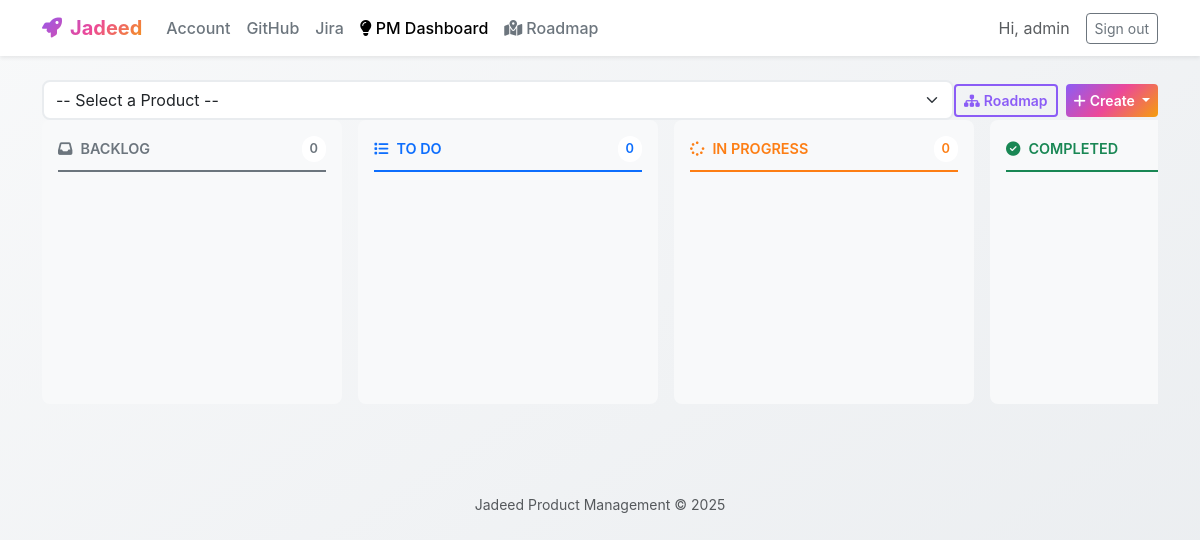
The page /product-management/ (signed in) on the database as committed earlier.
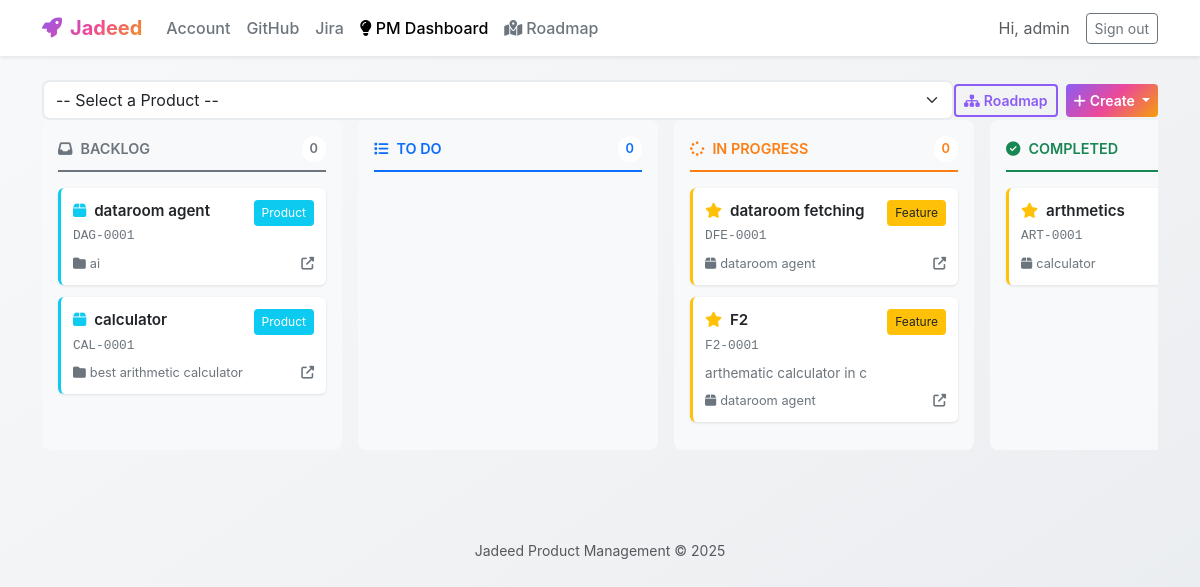
The same page on the database as committed later.
### product_management/models.py (models this page shows, shortened)
class Product(models.Model):
    workflow_step = models.OneToOneField(
        WorkflowStep,
        on_delete=models.CASCADE,
        related_name='product_details'
    )
    value_proposition = models.TextField(blank=True)
    user_personas = models.TextField(blank=True)
    market_analysis = models.TextField(blank=True)
    repositories = models.ManyToManyField(
        GitHubRepository,
        blank=True,
        related_name='products',
        help_text='GitHub repositories connected to this product'
    )
    class Meta:
        verbose_name = "Product"
        verbose_name_plural = "Products"

class WorkflowStep(models.Model):
    STEP_CHOICES = [
        ('vision', 'Vision'),
        ('initiative', 'Initiative'),
        ('portfolio', 'Portfolio'),
        ('product', 'Product'),
        ('feature', 'Feature'),
    ]
    STATUS_CHOICES = [
        ('backlog', 'Backlog'),
        ('todo', 'To Do'),
        ('in_progress', 'In Progress'),
        ('completed', 'Completed'),
    ]
    project = models.ForeignKey(Project, on_delete=models.CASCADE, related_name='workflow_steps', null=True, blank=True)
    user = models.ForeignKey('auth.User', on_delete=models.CASCADE, related_name='workflow_steps', null=True, blank=True)
    step_type = models.CharField(max_length=20, choices=STEP_CHOICES)
    title = models.CharField(max_length=255)
    description = models.TextField(blank=True)
    reference_id = models.CharField(max_length=20, unique=True, blank=True, null=True)
    parent_step = models.ForeignKey(
        'self',
        on_delete=models.CASCADE,
        null=True,
        blank=True,
        related_name='child_steps'
    )
    conversation_history = models.JSONField(default=list, blank=True)
    readme_content = models.TextField(blank=True)
    readme_generated_at = models.DateTimeField(null=True, blank=True)
    status = models.CharField(max_length=20, choices=STATUS_CHOICES, default='backlog')
    is_completed = models.BooleanField(default=False)
    created_at = models.DateTimeField(auto_now_add=True)
    updated_at = models.DateTimeField(auto_now=True)
    class Meta:
        verbose_name = "Workflow Step"
        verbose_name_plural = "Workflow Steps"
        ordering = ['step_type', '-created_at']
        indexes = [
            models.Index(fields=['project', 'step_type']),
            models.Index(fields=['parent_step']),
        ]

class Project(models.Model):
    name = models.CharField(max_length=255)
    description = models.TextField(blank=True)
    user = models.ForeignKey(User, on_delete=models.CASCADE, related_name='pm_projects')
    github_repository = models.ForeignKey(
        GitHubRepository,
        on_delete=models.SET_NULL,
        null=True,
        blank=True,
        related_name='pm_projects'
    )
    created_at = models.DateTimeField(auto_now_add=True)
    updated_at = models.DateTimeField(auto_now=True)
    class Meta:
        verbose_name = "Project"
        verbose_name_plural = "Projects"
        ordering = ['-created_at']

class Feature(models.Model):
    workflow_step = models.OneToOneField(
        WorkflowStep,
        on_delete=models.CASCADE,
        related_name='feature_details'
    )
    repository = models.ForeignKey(
        GitHubRepository,
        on_delete=models.SET_NULL,
        null=True,
        blank=True,
        related_name='features',
        help_text='GitHub repository used for AI delivery of this feature'
    )
    user_story = models.TextField(blank=True)
    acceptance_criteria = models.TextField(blank=True)
    priority = models.CharField(
        max_length=20,
        choices=[
            ('critical', 'Critical'),
            ('high', 'High'),
            ('medium', 'Medium'),
            ('low', 'Low'),
        ],
        default='medium'
    )
    class Meta:
        verbose_name = "Feature"
        verbose_name_plural = "Features"

### product_management/views.py (the view)
# urls.py: path("", views.index, name="index"),
@login_required
def index(request):
    projects = Project.objects.filter(user=request.user)
    products_query = Product.objects.filter(
        Q(workflow_step__project__user=request.user) | Q(workflow_step__user=request.user)
    ).select_related(
        'workflow_step',
        'workflow_step__project'
    ).prefetch_related('repositories').distinct()
    features_query = Feature.objects.filter(
        Q(workflow_step__project__user=request.user) | Q(workflow_step__user=request.user)
    ).select_related(
        'workflow_step',
        'workflow_step__project',
        'workflow_step__parent_step',
        'repository'
    ).distinct()
    items_by_status = {
        'backlog': {'products': [], 'features': []},
        'todo': {'products': [], 'features': []},
        'in_progress': {'products': [], 'features': []},
        'completed': {'products': [], 'features': []},
    }
    product_repo_map = {}
    for product in products_query:
        status = product.workflow_step.status
        items_by_status[status]['products'].append(product)
        repo_payload = [{
            'id': repo.id,
            'name': repo.name,
            'full_name': repo.full_name,
            'description': repo.description or '',
            'html_url': repo.html_url,
        } for repo in product.repositories.all()]
        product_repo_map[str(product.workflow_step.id)] = repo_payload
    for feature in features_query:
        status = feature.workflow_step.status
        items_by_status[status]['features'].append(feature)
    recent_items = RecentItem.objects.filter(user=request.user)[:5]
    try:
        github_connection = request.user.github_connection
        has_github = True
    except GitHubConnection.DoesNotExist:
        github_connection = None
        has_github = False
    context = {
        'projects': projects,
        'items_by_status': items_by_status,
        'recent_items': recent_items,
        'has_github': has_github,
        'product_repo_map_json': json.dumps(product_repo_map),
    }
    return render(request, 'product_management/index.html', context)

### organizations/context_processors.py (called while the page is built)
def organization_context(request):
    context = {
        'user_organization_member': None,
        'user_organization': None,
        'user_role': None,
        'user_department': None,
    }
    if request.user.is_authenticated:
        member = get_user_organization_member(request.user)
        if member:
            context['user_organization_member'] = member
            context['user_organization'] = member.organization
            context['user_role'] = member.role
            context['user_department'] = member.department
    return context

### organizations/permissions.py (called while the page is built)
def get_user_organization_member(user, organization=None):
    if not user.is_authenticated:
        return None
    try:
        if organization:
            return OrganizationMember.objects.select_related('role', 'organization', 'department').get(
                user=user,
                organization=organization,
                is_active=True
            )
        else:
            return OrganizationMember.objects.select_related('role', 'organization', 'department').filter(
                user=user,
                is_active=True
            ).first()
    except OrganizationMember.DoesNotExist:
        return None

### product_management/templates/product_management/index.html (shortened to what the changed rows need)
{% extends 'product_management/base.html' %}
{% block content %}
<div class="project-selector">
<div class="kanban-board">
    <div class="kanban-column backlog" data-status="backlog">
        <div class="kanban-items" data-status="backlog">
            {% for product in items_by_status.backlog.products %}
            <div class="kanban-card product" draggable="true" data-id="{{ product.workflow_step.id }}" data-type="product">
                <div class="kanban-card-header">
                    <div class="flex-grow-1">
                        <div class="kanban-card-title">
                            <i class="fas fa-box me-1 text-info"></i>
                            {{ product.workflow_step.title }}
                        </div>
                        {% if product.workflow_step.reference_id %}
                        <div class="kanban-card-ref">{{ product.workflow_step.reference_id }}</div>
                        {% endif %}
                    </div>
                    <span class="kanban-card-badge bg-info text-white">Product</span>
                </div>
                <div class="kanban-card-footer">
                    <span>
                        {% if product.workflow_step.project %}
                        <i class="fas fa-folder me-1"></i>{{ product.workflow_step.project.name }}
                        {% endif %}
                    </span>
                    <div class="kanban-card-actions">
                        <a href="{% url 'product_management:product_steps' product.workflow_step.id %}" title="Open">
                            <i class="fas fa-external-link-alt"></i>
                        </a>
                    </div>
                </div>
            </div>
            {% endfor %}
        </div>
    </div>
    <div class="kanban-column in-progress" data-status="in_progress">
        <div class="kanban-items" data-status="in_progress">
            {% for feature in items_by_status.in_progress.features %}
            <div class="kanban-card feature" draggable="true" data-id="{{ feature.workflow_step.id }}" data-type="feature">
                <div class="kanban-card-header">
                    <div class="flex-grow-1">
                        <div class="kanban-card-title">
                            <i class="fas fa-star me-1 text-warning"></i>
                            {{ feature.workflow_step.title }}
                        </div>
                        {% if feature.workflow_step.reference_id %}
                        <div class="kanban-card-ref">{{ feature.workflow_step.reference_id }}</div>
                        {% endif %}
                    </div>
                    <span class="kanban-card-badge bg-warning text-dark">Feature</span>
                </div>
                {% if feature.workflow_step.description %}
                <div class="kanban-card-description">{{ feature.workflow_step.description }}</div>
                {% endif %}
                <div class="kanban-card-footer">
                    <span>
                        {% if feature.workflow_step.parent_step %}
                        <i class="fas fa-box me-1"></i>{{ feature.workflow_step.parent_step.title }}
                        {% endif %}
                    </span>
                    <div class="kanban-card-actions">
                        <a href="{% url 'product_management:feature_steps' feature.workflow_step.id %}" title="Open">
                            <i class="fas fa-external-link-alt"></i>
                        </a>
                    </div>
                </div>
            </div>
            {% endfor %}
        </div>
    </div>
    <div class="kanban-column completed" data-status="completed">
        <div class="kanban-items" data-status="completed">
            {% for feature in items_by_status.completed.features %}
            <div class="kanban-card feature" draggable="true" data-id="{{ feature.workflow_step.id }}" data-type="feature">
                <div class="kanban-card-header">
                    <div class="flex-grow-1">
                        <div class="kanban-card-title">
                            <i class="fas fa-star me-1 text-warning"></i>
                            {{ feature.workflow_step.title }}
                        </div>
                        {% if feature.workflow_step.reference_id %}
                        <div class="kanban-card-ref">{{ feature.workflow_step.reference_id }}</div>
                        {% endif %}
                    </div>
                </div>
                <div class="kanban-card-footer">
                    <span>
                        {% if feature.workflow_step.parent_step %}
                        <i class="fas fa-box me-1"></i>{{ feature.workflow_step.parent_step.title }}
                        {% endif %}
                    </span>
                </div>
            </div>
            {% endfor %}
        </div>
    </div>
</div>
{% endblock %}

Rows that differ between the two databases and show on the page:
added Product: workflow_step "dataroom agent", workflow_step.reference_id "DAG-0001", workflow_step.project.name "ai"
added Product: workflow_step "calculator", workflow_step.reference_id "CAL-0001", workflow_step.project.name "best arithmetic calculator"
added Feature: workflow_step "dataroom fetching", workflow_step.reference_id "DFE-0001", workflow_step.parent_step "dataroom agent"
added Feature: workflow_step "F2", workflow_step.reference_id "F2-0001", workflow_step.description "arthematic calculator in c", workflow_step.parent_step "dataroom agent"
added Feature: workflow_step "arthmetics", workflow_step.reference_id "ART-0001", workflow_step.parent_step "calculator"
